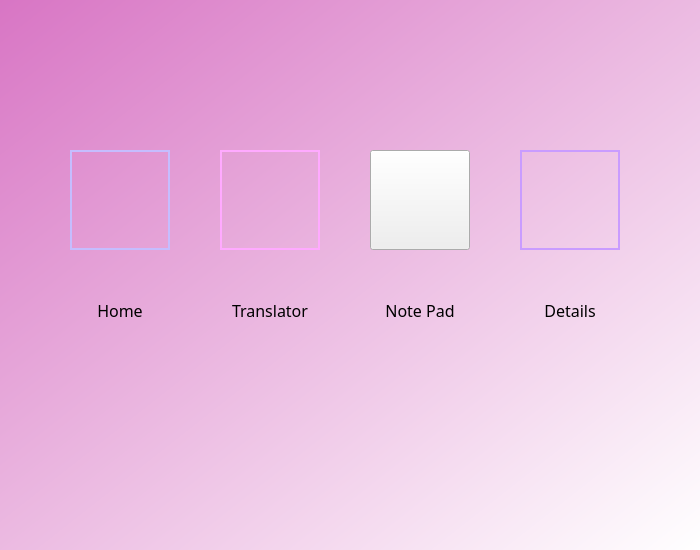
<?xml version="1.0" encoding="UTF-8"?>
<ui version="4.0">
 <class>Dialog</class>
 <widget class="QDialog" name="Dialog">
  <property name="windowModality">
   <enum>Qt::ApplicationModal</enum>
  </property>
  <property name="geometry">
   <rect>
    <x>0</x>
    <y>0</y>
    <width>700</width>
    <height>550</height>
   </rect>
  </property>
  <property name="windowTitle">
   <string>Dialog</string>
  </property>
  <property name="windowIcon">
   <iconset>
    <normaloff>backgroundimages.jpeg</normaloff>backgroundimages.jpeg</iconset>
  </property>
  <widget class="QPushButton" name="applicationscreen">
   <property name="geometry">
    <rect>
     <x>70</x>
     <y>150</y>
     <width>100</width>
     <height>100</height>
    </rect>
   </property>
   <property name="styleSheet">
    <string notr="true">QPushButton{
	border: 2px solid rgb(197, 189, 255);
}

QPushButton:hover{
	border: 2px solid #aaaaff;
}

</string>
   </property>
   <property name="text">
    <string/>
   </property>
   <property name="icon">
    <iconset>
     <normaloff>backgroundiconimages.jpeg</normaloff>backgroundiconimages.jpeg</iconset>
   </property>
   <property name="iconSize">
    <size>
     <width>98</width>
     <height>98</height>
    </size>
   </property>
  </widget>
  <widget class="QPushButton" name="translatescreen">
   <property name="geometry">
    <rect>
     <x>220</x>
     <y>150</y>
     <width>100</width>
     <height>100</height>
    </rect>
   </property>
   <property name="styleSheet">
    <string notr="true">QPushButton{
	border: 2px solid rgb(255, 170, 255);
}

QPushButton:hover{
	border: 2px solid rgb(197, 189, 255)
}

</string>
   </property>
   <property name="text">
    <string/>
   </property>
   <property name="icon">
    <iconset>
     <normaloff>transimages.jpeg</normaloff>transimages.jpeg</iconset>
   </property>
   <property name="iconSize">
    <size>
     <width>98</width>
     <height>98</height>
    </size>
   </property>
  </widget>
  <widget class="QPushButton" name="writerscreen">
   <property name="geometry">
    <rect>
     <x>370</x>
     <y>150</y>
     <width>100</width>
     <height>100</height>
    </rect>
   </property>
   <property name="styleSheet">
    <string notr="true">QPushButton{
	border: 2px solidrgb(255, 85, 255);
}

QPushButton:hover{
	border: 2px solid rgb(197, 189, 255)
}

</string>
   </property>
   <property name="text">
    <string/>
   </property>
   <property name="icon">
    <iconset>
     <normaloff>infoimages.png</normaloff>infoimages.png</iconset>
   </property>
   <property name="iconSize">
    <size>
     <width>98</width>
     <height>98</height>
    </size>
   </property>
  </widget>
  <widget class="QPushButton" name="detailsscreen">
   <property name="geometry">
    <rect>
     <x>520</x>
     <y>150</y>
     <width>100</width>
     <height>100</height>
    </rect>
   </property>
   <property name="styleSheet">
    <string notr="true">QPushButton{
	border: 2px solid rgb(201, 156, 255);
}

QPushButton:hover{
	border: 2px solid rgb(197, 189, 255)
}

</string>
   </property>
   <property name="text">
    <string/>
   </property>
   <property name="icon">
    <iconset>
     <normaloff>textimages.jpeg</normaloff>textimages.jpeg</iconset>
   </property>
   <property name="iconSize">
    <size>
     <width>98</width>
     <height>98</height>
    </size>
   </property>
  </widget>
  <widget class="QWidget" name="widget" native="true">
   <property name="geometry">
    <rect>
     <x>0</x>
     <y>0</y>
     <width>700</width>
     <height>550</height>
    </rect>
   </property>
   <property name="styleSheet">
    <string notr="true">QWidget#widget{
	background-color: qlineargradient(spread:pad, x1:0, y1:0, x2:1, y2:1, stop:0 rgba(216, 117, 196, 255), stop:1 rgba(255, 255, 255, 255))
}</string>
   </property>
   <widget class="QLabel" name="label">
    <property name="geometry">
     <rect>
      <x>70</x>
      <y>300</y>
      <width>100</width>
      <height>20</height>
     </rect>
    </property>
    <property name="baseSize">
     <size>
      <width>100</width>
      <height>0</height>
     </size>
    </property>
    <property name="font">
     <font>
      <family>Agency FB</family>
      <pointsize>12</pointsize>
     </font>
    </property>
    <property name="text">
     <string>Home</string>
    </property>
    <property name="alignment">
     <set>Qt::AlignCenter</set>
    </property>
   </widget>
   <widget class="QLabel" name="label_2">
    <property name="geometry">
     <rect>
      <x>220</x>
      <y>300</y>
      <width>100</width>
      <height>20</height>
     </rect>
    </property>
    <property name="baseSize">
     <size>
      <width>100</width>
      <height>0</height>
     </size>
    </property>
    <property name="font">
     <font>
      <family>Agency FB</family>
      <pointsize>12</pointsize>
     </font>
    </property>
    <property name="text">
     <string>Translator</string>
    </property>
    <property name="alignment">
     <set>Qt::AlignCenter</set>
    </property>
   </widget>
   <widget class="QLabel" name="label_3">
    <property name="geometry">
     <rect>
      <x>370</x>
      <y>300</y>
      <width>100</width>
      <height>20</height>
     </rect>
    </property>
    <property name="baseSize">
     <size>
      <width>100</width>
      <height>0</height>
     </size>
    </property>
    <property name="font">
     <font>
      <family>Agency FB</family>
      <pointsize>12</pointsize>
     </font>
    </property>
    <property name="text">
     <string>Note Pad</string>
    </property>
    <property name="alignment">
     <set>Qt::AlignCenter</set>
    </property>
   </widget>
   <widget class="QLabel" name="label_4">
    <property name="geometry">
     <rect>
      <x>520</x>
      <y>300</y>
      <width>100</width>
      <height>20</height>
     </rect>
    </property>
    <property name="baseSize">
     <size>
      <width>100</width>
      <height>0</height>
     </size>
    </property>
    <property name="font">
     <font>
      <family>Agency FB</family>
      <pointsize>12</pointsize>
     </font>
    </property>
    <property name="text">
     <string>Details</string>
    </property>
    <property name="alignment">
     <set>Qt::AlignCenter</set>
    </property>
   </widget>
  </widget>
  <action name="Background_Image">
   <property name="checkable">
    <bool>true</bool>
   </property>
   <property name="icon">
    <iconset theme="PurpleWhite">
     <normaloff>backgroundimages.jpeg</normaloff>backgroundimages.jpeg</iconset>
   </property>
   <property name="text">
    <string>Image View</string>
   </property>
   <property name="toolTip">
    <string>&lt;html&gt;&lt;head/&gt;&lt;body&gt;&lt;p&gt;Used as the Background Image&lt;/p&gt;&lt;/body&gt;&lt;/html&gt;</string>
   </property>
   <property name="shortcut">
    <string>Ctrl+L</string>
   </property>
  </action>
  <zorder>widget</zorder>
  <zorder>applicationscreen</zorder>
  <zorder>translatescreen</zorder>
  <zorder>writerscreen</zorder>
  <zorder>detailsscreen</zorder>
 </widget>
 <resources/>
 <connections/>
</ui>
